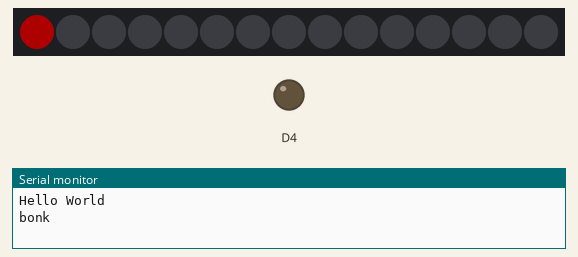
Recording of a program running on a simulated ESP8266 (Wemos D1 mini). Shown: 15 RGB LEDs in strip order, left to right, output pins drawn as LEDs (lit = HIGH), the last lines printed to the serial monitor. Dim RGB values are drawn brighter than linear.

Above: at 0.1 s.
At 7.1 s:
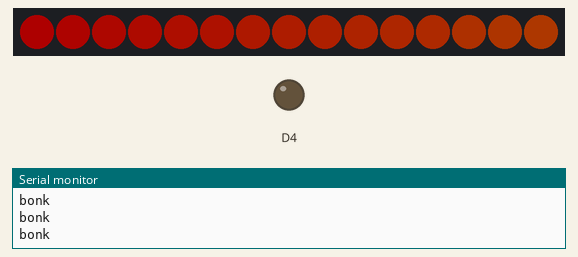
At 11.1 s:
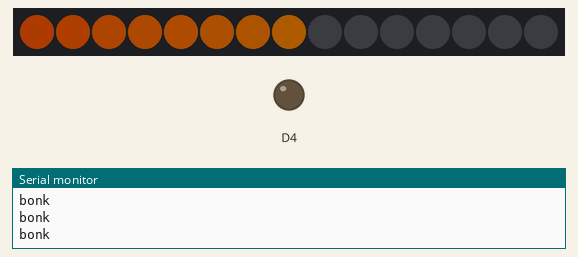
At 19.6 s:
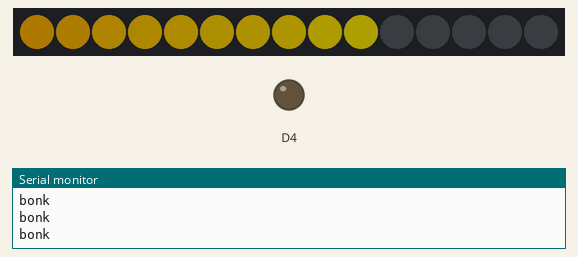
At 29.1 s:
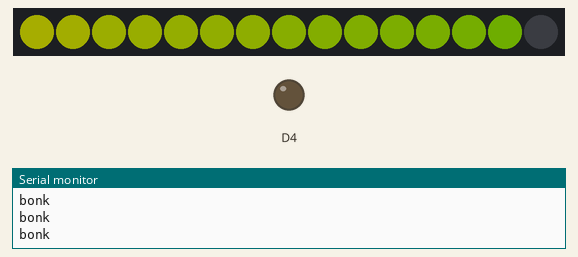
At 39.1 s:
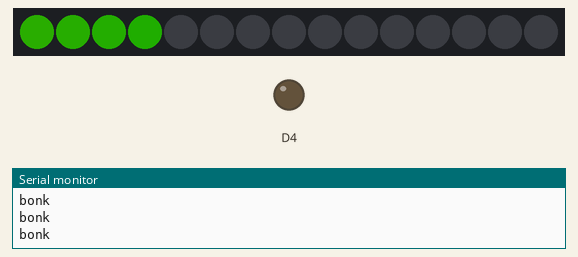

Measured:
- what the display in image 1 shows lasts 0.5 s, from 7.0 s to 7.5 s

The program:

main.cpp
```cpp
#include <Arduino.h>
#include <ESP8266WiFi.h>

#include <Adafruit_NeoPixel.h>

#define LED_PIN D3
#define NUM_LEDS 15


Adafruit_NeoPixel pixels(NUM_LEDS, LED_PIN, NEO_GRBW + NEO_KHZ800);

byte counter;

void setup() {
  // put your setup code here, to run once:
  Serial.begin(57600);
  Serial.println("Hello World");
  pinMode(D4, OUTPUT);

  pixels.setBrightness(50); // 0 - 255
  pixels.begin();
}

void loop() {
  pixels.clear();

  for(int i=0; i<NUM_LEDS; i++) {
    pixels.setPixelColor(i, pixels.ColorHSV(counter * 255, 255, 255));
    counter++;
    pixels.show();
    Serial.println("bonk");
    delay(500);
  }
}
```
